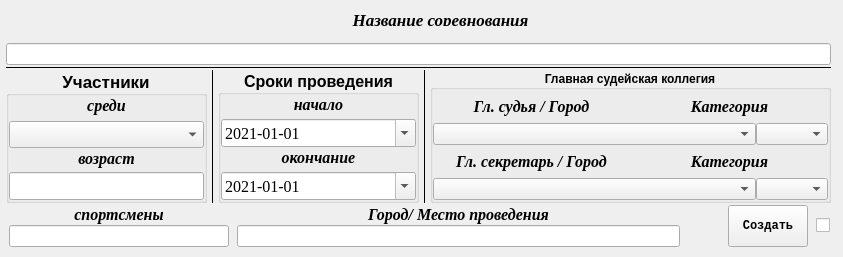
    <widget class="QWidget" name="tab">
     <attribute name="title">
      <string>Титул</string>
     </attribute>
     <widget class="QLabel" name="label_nazvanie">
      <property name="geometry">
       <rect>
        <x>320</x>
        <y>10</y>
        <width>241</width>
        <height>16</height>
       </rect>
      </property>
      <property name="sizePolicy">
       <sizepolicy hsizetype="Expanding" vsizetype="Preferred">
        <horstretch>0</horstretch>
        <verstretch>0</verstretch>
       </sizepolicy>
      </property>
      <property name="font">
       <font>
        <family>Times New Roman</family>
        <pointsize>13</pointsize>
        <weight>75</weight>
        <italic>true</italic>
        <bold>true</bold>
       </font>
      </property>
      <property name="text">
       <string>&lt;html&gt;&lt;head/&gt;&lt;body&gt;&lt;p&gt;Название соревнования&lt;/p&gt;&lt;/body&gt;&lt;/html&gt;</string>
      </property>
      <property name="alignment">
       <set>Qt::AlignCenter</set>
      </property>
     </widget>
     <widget class="QWidget" name="layoutWidget">
      <property name="geometry">
       <rect>
        <x>3</x>
        <y>43</y>
        <width>831</width>
        <height>205</height>
       </rect>
      </property>
      <layout class="QGridLayout" name="gridLayout_2">
       <property name="leftMargin">
        <number>3</number>
       </property>
       <property name="topMargin">
        <number>0</number>
       </property>
       <property name="rightMargin">
        <number>3</number>
       </property>
       <property name="spacing">
        <number>1</number>
       </property>
       <item row="0" column="0">
        <layout class="QGridLayout" name="gridLayout_5" columnstretch="0">
         <property name="horizontalSpacing">
          <number>24</number>
         </property>
         <property name="verticalSpacing">
          <number>1</number>
         </property>
         <item row="0" column="0">
          <widget class="QLineEdit" name="lineEdit_title_nazvanie">
           <property name="font">
            <font>
             <weight>75</weight>
             <bold>true</bold>
            </font>
           </property>
           <property name="layoutDirection">
            <enum>Qt::LeftToRight</enum>
           </property>
          </widget>
         </item>
         <item row="1" column="0">
          <widget class="Line" name="line_16">
           <property name="frameShadow">
            <enum>QFrame::Plain</enum>
           </property>
           <property name="orientation">
            <enum>Qt::Horizontal</enum>
           </property>
          </widget>
         </item>
        </layout>
       </item>
       <item row="1" column="0">
        <layout class="QHBoxLayout" name="horizontalLayout_5" stretch="1,0,1,0,2">
         <property name="spacing">
          <number>4</number>
         </property>
         <property name="leftMargin">
          <number>0</number>
         </property>
         <item>
          <widget class="QGroupBox" name="groupBox_8">
           <property name="font">
            <font>
             <pointsize>13</pointsize>
             <weight>75</weight>
             <bold>true</bold>
            </font>
           </property>
           <property name="title">
            <string>Участники</string>
           </property>
           <property name="alignment">
            <set>Qt::AlignCenter</set>
           </property>
           <layout class="QVBoxLayout" name="verticalLayout_46">
            <property name="spacing">
             <number>1</number>
            </property>
            <property name="leftMargin">
             <number>0</number>
            </property>
            <property name="topMargin">
             <number>0</number>
            </property>
            <property name="rightMargin">
             <number>0</number>
            </property>
            <property name="bottomMargin">
             <number>0</number>
            </property>
            <item>
             <layout class="QVBoxLayout" name="verticalLayout_48">
              <property name="spacing">
               <number>1</number>
              </property>
              <item>
               <layout class="QVBoxLayout" name="verticalLayout_33">
                <property name="spacing">
                 <number>1</number>
                </property>
                <item>
                 <widget class="QLabel" name="label_sredi">
                  <property name="font">
                   <font>
                    <family>Times New Roman</family>
                    <pointsize>12</pointsize>
                    <italic>true</italic>
                   </font>
                  </property>
                  <property name="text">
                   <string>&lt;html&gt;&lt;head/&gt;&lt;body&gt;&lt;p&gt;&lt;span style=&quot; font-style:italic;&quot;&gt;среди&lt;/span&gt;&lt;/p&gt;&lt;/body&gt;&lt;/html&gt;</string>
                  </property>
                  <property name="alignment">
                   <set>Qt::AlignHCenter|Qt::AlignTop</set>
                  </property>
                 </widget>
                </item>
                <item>
                 <widget class="QComboBox" name="comboBox_sredi">
                  <property name="sizePolicy">
                   <sizepolicy hsizetype="MinimumExpanding" vsizetype="Fixed">
                    <horstretch>0</horstretch>
                    <verstretch>0</verstretch>
                   </sizepolicy>
                  </property>
                  <property name="font">
                   <font>
                    <family>Times New Roman</family>
                    <pointsize>12</pointsize>
                    <weight>50</weight>
                    <italic>true</italic>
                    <bold>false</bold>
                   </font>
                  </property>
                 </widget>
                </item>
               </layout>
              </item>
              <item>
               <layout class="QVBoxLayout" name="verticalLayout_51">
                <property name="spacing">
                 <number>1</number>
                </property>
                <item>
                 <widget class="QLabel" name="label_sredi_2">
                  <property name="font">
                   <font>
                    <family>Times New Roman</family>
                    <pointsize>12</pointsize>
                    <italic>true</italic>
                   </font>
                  </property>
                  <property name="text">
                   <string>&lt;html&gt;&lt;head/&gt;&lt;body&gt;&lt;p&gt;возраст&lt;/p&gt;&lt;/body&gt;&lt;/html&gt;</string>
                  </property>
                  <property name="alignment">
                   <set>Qt::AlignHCenter|Qt::AlignTop</set>
                  </property>
                 </widget>
                </item>
                <item>
                 <widget class="QLineEdit" name="lineEdit_title_vozrast">
                  <property name="font">
                   <font>
                    <weight>50</weight>
                    <bold>false</bold>
                   </font>
                  </property>
                 </widget>
                </item>
               </layout>
              </item>
             </layout>
            </item>
           </layout>
          </widget>
         </item>
         <item>
          <widget class="Line" name="line_14">
           <property name="frameShadow">
            <enum>QFrame::Plain</enum>
           </property>
           <property name="orientation">
            <enum>Qt::Vertical</enum>
           </property>
          </widget>
         </item>
         <item>
          <widget class="QGroupBox" name="groupBox_7">
           <property name="font">
            <font>
             <pointsize>12</pointsize>
             <weight>75</weight>
             <bold>true</bold>
            </font>
           </property>
           <property name="title">
            <string>Сроки проведения</string>
           </property>
           <property name="alignment">
            <set>Qt::AlignCenter</set>
           </property>
           <layout class="QVBoxLayout" name="verticalLayout_49">
            <property name="spacing">
             <number>1</number>
            </property>
            <property name="leftMargin">
             <number>0</number>
            </property>
            <property name="topMargin">
             <number>0</number>
            </property>
            <property name="rightMargin">
             <number>0</number>
            </property>
            <property name="bottomMargin">
             <number>0</number>
            </property>
            <item>
             <layout class="QVBoxLayout" name="verticalLayout_47">
              <property name="spacing">
               <number>1</number>
              </property>
              <item>
               <layout class="QVBoxLayout" name="verticalLayout_34">
                <property name="spacing">
                 <number>1</number>
                </property>
                <item>
                 <widget class="QLabel" name="label_s">
                  <property name="sizePolicy">
                   <sizepolicy hsizetype="Minimum" vsizetype="Preferred">
                    <horstretch>0</horstretch>
                    <verstretch>0</verstretch>
                   </sizepolicy>
                  </property>
                  <property name="font">
                   <font>
                    <family>Times New Roman</family>
                    <pointsize>12</pointsize>
                    <italic>true</italic>
                   </font>
                  </property>
                  <property name="text">
                   <string>&lt;html&gt;&lt;head/&gt;&lt;body&gt;&lt;p&gt;начало&lt;/p&gt;&lt;/body&gt;&lt;/html&gt;</string>
                  </property>
                  <property name="alignment">
                   <set>Qt::AlignHCenter|Qt::AlignTop</set>
                  </property>
                 </widget>
                </item>
                <item>
                 <widget class="QDateEdit" name="dateEdit_start">
                  <property name="sizePolicy">
                   <sizepolicy hsizetype="MinimumExpanding" vsizetype="Fixed">
                    <horstretch>0</horstretch>
                    <verstretch>0</verstretch>
                   </sizepolicy>
                  </property>
                  <property name="font">
                   <font>
                    <family>Times New Roman</family>
                    <weight>50</weight>
                    <bold>false</bold>
                   </font>
                  </property>
                  <property name="dateTime">
                   <datetime>
                    <hour>0</hour>
                    <minute>0</minute>
                    <second>0</second>
                    <year>2021</year>
                    <month>1</month>
                    <day>1</day>
                   </datetime>
                  </property>
                  <property name="displayFormat">
                   <string>yyyy-MM-dd</string>
                  </property>
                  <property name="calendarPopup">
                   <bool>true</bool>
                  </property>
                  <property name="date">
                   <date>
                    <year>2021</year>
                    <month>1</month>
                    <day>1</day>
                   </date>
                  </property>
                 </widget>
                </item>
               </layout>
              </item>
              <item>
               <layout class="QVBoxLayout" name="verticalLayout_45">
                <property name="spacing">
                 <number>1</number>
                </property>
                <item>
                 <widget class="QLabel" name="label_po">
                  <property name="sizePolicy">
                   <sizepolicy hsizetype="Minimum" vsizetype="Preferred">
                    <horstretch>0</horstretch>
                    <verstretch>0</verstretch>
                   </sizepolicy>
                  </property>
                  <property name="font">
                   <font>
                    <family>Times New Roman</family>
                    <pointsize>12</pointsize>
                    <italic>true</italic>
                   </font>
                  </property>
                  <property name="text">
                   <string>&lt;html&gt;&lt;head/&gt;&lt;body&gt;&lt;p&gt;окончание&lt;/p&gt;&lt;/body&gt;&lt;/html&gt;</string>
                  </property>
                  <property name="alignment">
                   <set>Qt::AlignHCenter|Qt::AlignTop</set>
                  </property>
                 </widget>
                </item>
                <item>
                 <widget class="QDateEdit" name="dateEdit_end">
                  <property name="sizePolicy">
                   <sizepolicy hsizetype="MinimumExpanding" vsizetype="Fixed">
                    <horstretch>0</horstretch>
                    <verstretch>0</verstretch>
                   </sizepolicy>
                  </property>
                  <property name="font">
                   <font>
                    <family>Times New Roman</family>
                    <weight>50</weight>
                    <bold>false</bold>
                   </font>
                  </property>
                  <property name="dateTime">
                   <datetime>
                    <hour>0</hour>
                    <minute>0</minute>
                    <second>0</second>
                    <year>2021</year>
                    <month>1</month>
                    <day>1</day>
                   </datetime>
                  </property>
                  <property name="currentSection">
                   <enum>QDateTimeEdit::YearSection</enum>
                  </property>
                  <property name="displayFormat">
                   <string>yyyy-MM-dd</string>
                  </property>
                  <property name="calendarPopup">
                   <bool>true</bool>
                  </property>
                  <property name="currentSectionIndex">
                   <number>0</number>
                  </property>
                  <property name="date">
                   <date>
                    <year>2021</year>
                    <month>1</month>
                    <day>1</day>
                   </date>
                  </property>
                 </widget>
                </item>
               </layout>
              </item>
             </layout>
            </item>
           </layout>
          </widget>
         </item>
         <item>
          <widget class="Line" name="line_15">
           <property name="frameShadow">
            <enum>QFrame::Plain</enum>
           </property>
           <property name="orientation">
            <enum>Qt::Vertical</enum>
           </property>
          </widget>
         </item>
         <item>
          <widget class="QGroupBox" name="groupBox_6">
           <property name="font">
            <font>
             <weight>75</weight>
             <bold>true</bold>
            </font>
           </property>
           <property name="title">
            <string>Главная судейская коллегия</string>
           </property>
           <property name="alignment">
            <set>Qt::AlignCenter</set>
           </property>
           <layout class="QVBoxLayout" name="verticalLayout_50">
            <property name="spacing">
             <number>1</number>
            </property>
            <property name="leftMargin">
             <number>0</number>
            </property>
            <property name="topMargin">
             <number>0</number>
            </property>
            <property name="rightMargin">
             <number>0</number>
            </property>
            <property name="bottomMargin">
             <number>0</number>
            </property>
            <item>
             <layout class="QVBoxLayout" name="verticalLayout">
              <property name="spacing">
               <number>0</number>
              </property>
              <item>
               <layout class="QHBoxLayout" name="horizontalLayout_21">
                <property name="spacing">
                 <number>1</number>
                </property>
                <item>
                 <widget class="QLabel" name="label_main_refery">
                  <property name="font">
                   <font>
                    <family>Times New Roman</family>
                    <pointsize>12</pointsize>
                    <italic>true</italic>
                   </font>
                  </property>
                  <property name="text">
                   <string>&lt;html&gt;&lt;head/&gt;&lt;body&gt;&lt;p&gt;Гл. судья / Город&lt;/p&gt;&lt;/body&gt;&lt;/html&gt;</string>
                  </property>
                  <property name="alignment">
                   <set>Qt::AlignCenter</set>
                  </property>
                 </widget>
                </item>
                <item>
                 <widget class="QLabel" name="label_kat_ref">
                  <property name="font">
                   <font>
                    <family>Times New Roman</family>
                    <pointsize>12</pointsize>
                    <italic>true</italic>
                   </font>
                  </property>
                  <property name="text">
                   <string>&lt;html&gt;&lt;head/&gt;&lt;body&gt;&lt;p&gt;Категория&lt;/p&gt;&lt;/body&gt;&lt;/html&gt;</string>
                  </property>
                  <property name="alignment">
                   <set>Qt::AlignCenter</set>
                  </property>
                 </widget>
                </item>
               </layout>
              </item>
              <item>
               <layout class="QHBoxLayout" name="horizontalLayout_22">
                <item>
                 <widget class="QComboBox" name="comboBox_referee">
                  <property name="sizePolicy">
                   <sizepolicy hsizetype="Expanding" vsizetype="Fixed">
                    <horstretch>0</horstretch>
                    <verstretch>0</verstretch>
                   </sizepolicy>
                  </property>
                  <property name="font">
                   <font>
                    <weight>50</weight>
                    <bold>false</bold>
                   </font>
                  </property>
                 </widget>
                </item>
                <item>
                 <widget class="QComboBox" name="comboBox_kategor_ref">
                  <property name="font">
                   <font>
                    <weight>50</weight>
                    <bold>false</bold>
                   </font>
                  </property>
                 </widget>
                </item>
               </layout>
              </item>
              <item>
               <layout class="QHBoxLayout" name="horizontalLayout_11">
                <property name="spacing">
                 <number>1</number>
                </property>
                <item>
                 <widget class="QLabel" name="label_main_sekretar">
                  <property name="font">
                   <font>
                    <family>Times New Roman</family>
                    <pointsize>12</pointsize>
                    <italic>true</italic>
                   </font>
                  </property>
                  <property name="text">
                   <string>&lt;html&gt;&lt;head/&gt;&lt;body&gt;&lt;p&gt;Гл. секретарь / Город&lt;/p&gt;&lt;/body&gt;&lt;/html&gt;</string>
                  </property>
                  <property name="alignment">
                   <set>Qt::AlignCenter</set>
                  </property>
                 </widget>
                </item>
                <item>
                 <widget class="QLabel" name="label_kat_sek">
                  <property name="font">
                   <font>
                    <family>Times New Roman</family>
                    <pointsize>12</pointsize>
                    <italic>true</italic>
                   </font>
                  </property>
                  <property name="text">
                   <string>&lt;html&gt;&lt;head/&gt;&lt;body&gt;&lt;p&gt;Категория&lt;/p&gt;&lt;/body&gt;&lt;/html&gt;</string>
                  </property>
                  <property name="alignment">
                   <set>Qt::AlignCenter</set>
                  </property>
                 </widget>
                </item>
               </layout>
              </item>
              <item>
               <layout class="QHBoxLayout" name="horizontalLayout_20">
                <item>
                 <widget class="QComboBox" name="comboBox_secretary">
                  <property name="sizePolicy">
                   <sizepolicy hsizetype="Expanding" vsizetype="Fixed">
                    <horstretch>0</horstretch>
                    <verstretch>0</verstretch>
                   </sizepolicy>
                  </property>
                  <property name="font">
                   <font>
                    <weight>50</weight>
                    <bold>false</bold>
                   </font>
                  </property>
                 </widget>
                </item>
                <item>
                 <widget class="QComboBox" name="comboBox_kategor_sec">
                  <property name="font">
                   <font>
                    <weight>50</weight>
                    <bold>false</bold>
                   </font>
                  </property>
                 </widget>
                </item>
               </layout>
              </item>
             </layout>
            </item>
           </layout>
          </widget>
         </item>
        </layout>
       </item>
       <item row="2" column="0">
        <layout class="QHBoxLayout" name="horizontalLayout_4" stretch="1,2,0,0,0">
         <property name="spacing">
          <number>8</number>
         </property>
         <property name="leftMargin">
          <number>1</number>
         </property>
         <property name="topMargin">
          <number>1</number>
         </property>
         <property name="rightMargin">
          <number>1</number>
         </property>
         <property name="bottomMargin">
          <number>1</number>
         </property>
         <item>
          <layout class="QVBoxLayout" name="verticalLayout_37">
           <property name="spacing">
            <number>0</number>
           </property>
           <property name="leftMargin">
            <number>2</number>
           </property>
           <property name="topMargin">
            <number>0</number>
           </property>
           <item>
            <widget class="QLabel" name="label_sredi_3">
             <property name="font">
              <font>
               <family>Times New Roman</family>
               <pointsize>12</pointsize>
               <weight>75</weight>
               <italic>true</italic>
               <bold>true</bold>
              </font>
             </property>
             <property name="text">
              <string>&lt;html&gt;&lt;head/&gt;&lt;body&gt;&lt;p&gt;спортсмены&lt;/p&gt;&lt;/body&gt;&lt;/html&gt;</string>
             </property>
             <property name="alignment">
              <set>Qt::AlignCenter</set>
             </property>
            </widget>
           </item>
           <item>
            <widget class="QLineEdit" name="lineEdit_title_gamer"/>
           </item>
          </layout>
         </item>
         <item>
          <layout class="QVBoxLayout" name="verticalLayout_35">
           <property name="spacing">
            <number>1</number>
           </property>
           <item>
            <widget class="QLabel" name="label_2str_4">
             <property name="font">
              <font>
               <family>Times New Roman</family>
               <pointsize>12</pointsize>
               <weight>75</weight>
               <italic>true</italic>
               <bold>true</bold>
              </font>
             </property>
             <property name="text">
              <string>&lt;html&gt;&lt;head/&gt;&lt;body&gt;&lt;p&gt;Город/ Место проведения&lt;/p&gt;&lt;/body&gt;&lt;/html&gt;</string>
             </property>
             <property name="alignment">
              <set>Qt::AlignCenter</set>
             </property>
            </widget>
           </item>
           <item>
            <widget class="QLineEdit" name="lineEdit_city_title">
             <property name="sizePolicy">
              <sizepolicy hsizetype="Expanding" vsizetype="Fixed">
               <horstretch>0</horstretch>
               <verstretch>0</verstretch>
              </sizepolicy>
             </property>
            </widget>
           </item>
          </layout>
         </item>
         <item>
          <spacer name="horizontalSpacer">
           <property name="orientation">
            <enum>Qt::Horizontal</enum>
           </property>
           <property name="sizeType">
            <enum>QSizePolicy::Minimum</enum>
           </property>
           <property name="sizeHint" stdset="0">
            <size>
             <width>40</width>
             <height>20</height>
            </size>
           </property>
          </spacer>
         </item>
         <item>
          <widget class="QPushButton" name="Button_title_made">
           <property name="sizePolicy">
            <sizepolicy hsizetype="Expanding" vsizetype="Minimum">
             <horstretch>0</horstretch>
             <verstretch>0</verstretch>
            </sizepolicy>
           </property>
           <property name="font">
            <font>
             <family>Courier New</family>
             <weight>75</weight>
             <bold>true</bold>
            </font>
           </property>
           <property name="text">
            <string>Создать</string>
           </property>
           <property name="autoDefault">
            <bool>false</bool>
           </property>
           <property name="default">
            <bool>false</bool>
           </property>
           <property name="flat">
            <bool>false</bool>
           </property>
          </widget>
         </item>
         <item>
          <widget class="QCheckBox" name="checkBox">
           <property name="sizePolicy">
            <sizepolicy hsizetype="Fixed" vsizetype="Fixed">
             <horstretch>0</horstretch>
             <verstretch>0</verstretch>
            </sizepolicy>
           </property>
           <property name="text">
            <string/>
           </property>
          </widget>
         </item>
        </layout>
       </item>
      </layout>
     </widget>
    </widget>
